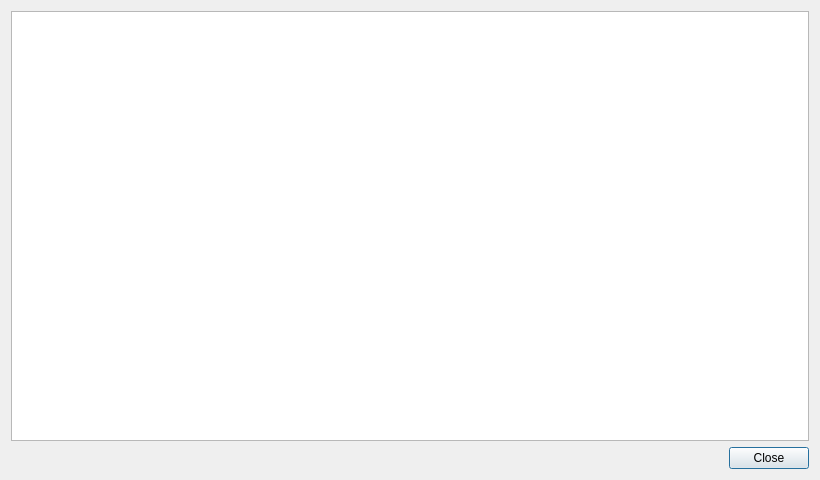
<?xml version="1.0" encoding="UTF-8"?>
<ui version="4.0">
 <class>LogWindow</class>
 <widget class="QDialog" name="LogWindow">
  <property name="geometry">
   <rect>
    <x>0</x>
    <y>0</y>
    <width>820</width>
    <height>480</height>
   </rect>
  </property>
  <property name="windowTitle">
   <string>Log-Ausgabe</string>
  </property>
  <layout class="QVBoxLayout" name="verticalLayout">
   <item>
    <widget class="QPlainTextEdit" name="editLog">
     <property name="readOnly">
      <bool>true</bool>
     </property>
     <property name="font">
      <font>
       <family>Courier New</family>
       <styleStrategy>PreferDefault</styleStrategy>
      </font>
     </property>
     <property name="maximumBlockCount">
      <number>2000</number>
     </property>
    </widget>
   </item>
   <item>
    <widget class="QDialogButtonBox" name="buttonBox">
     <property name="orientation">
      <enum>Qt::Orientation::Horizontal</enum>
     </property>
     <property name="standardButtons">
      <set>QDialogButtonBox::StandardButton::Close</set>
     </property>
    </widget>
   </item>
  </layout>
 </widget>
 <resources/>
 <connections/>
</ui>
